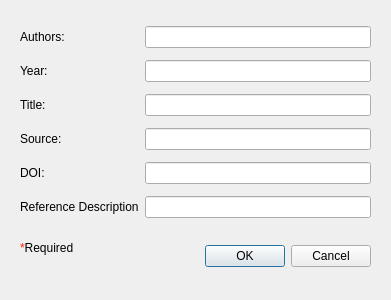
<?xml version="1.0" encoding="UTF-8"?>
<ui version="4.0">
 <class>CreateSource_Dialog</class>
 <widget class="QDialog" name="CreateSource_Dialog">
  <property name="geometry">
   <rect>
    <x>0</x>
    <y>0</y>
    <width>391</width>
    <height>300</height>
   </rect>
  </property>
  <property name="windowTitle">
   <string>New Source</string>
  </property>
  <widget class="QDialogButtonBox" name="ok_buttonBox">
   <property name="geometry">
    <rect>
     <x>30</x>
     <y>240</y>
     <width>341</width>
     <height>32</height>
    </rect>
   </property>
   <property name="orientation">
    <enum>Qt::Horizontal</enum>
   </property>
   <property name="standardButtons">
    <set>QDialogButtonBox::Cancel|QDialogButtonBox::Ok</set>
   </property>
  </widget>
  <widget class="QWidget" name="layoutWidget">
   <property name="geometry">
    <rect>
     <x>20</x>
     <y>20</y>
     <width>351</width>
     <height>204</height>
    </rect>
   </property>
   <layout class="QGridLayout" name="gridLayout">
    <item row="4" column="0">
     <widget class="QLabel" name="doi_label">
      <property name="text">
       <string>DOI:</string>
      </property>
     </widget>
    </item>
    <item row="2" column="0">
     <widget class="QLabel" name="title_label">
      <property name="text">
       <string>Title:</string>
      </property>
     </widget>
    </item>
    <item row="0" column="0">
     <widget class="QLabel" name="authors_label">
      <property name="text">
       <string>Authors:</string>
      </property>
     </widget>
    </item>
    <item row="1" column="0">
     <widget class="QLabel" name="year_label">
      <property name="text">
       <string>Year:</string>
      </property>
     </widget>
    </item>
    <item row="1" column="1">
     <widget class="QLineEdit" name="year_lineEdit"/>
    </item>
    <item row="5" column="1">
     <widget class="QLineEdit" name="description_lineEdit"/>
    </item>
    <item row="3" column="0">
     <widget class="QLabel" name="source_label">
      <property name="text">
       <string>Source:</string>
      </property>
     </widget>
    </item>
    <item row="0" column="1">
     <widget class="QLineEdit" name="authors_lineEdit"/>
    </item>
    <item row="4" column="1">
     <widget class="QLineEdit" name="doi_lineEdit"/>
    </item>
    <item row="3" column="1">
     <widget class="QLineEdit" name="source_lineEdit">
      <property name="text">
       <string/>
      </property>
     </widget>
    </item>
    <item row="5" column="0">
     <widget class="QLabel" name="description_label">
      <property name="text">
       <string>&lt;html&gt;&lt;head/&gt;&lt;body&gt;&lt;p&gt;Reference Description&lt;/p&gt;&lt;/body&gt;&lt;/html&gt;</string>
      </property>
     </widget>
    </item>
    <item row="2" column="1">
     <widget class="QLineEdit" name="title_lineEdit">
      <property name="text">
       <string/>
      </property>
     </widget>
    </item>
   </layout>
  </widget>
  <widget class="QLabel" name="required_label">
   <property name="geometry">
    <rect>
     <x>20</x>
     <y>240</y>
     <width>92</width>
     <height>16</height>
    </rect>
   </property>
   <property name="text">
    <string>&lt;html&gt;&lt;head/&gt;&lt;body&gt;&lt;p&gt;&lt;span style=&quot; color:#ff2600;&quot;&gt;*&lt;/span&gt;Required&lt;/p&gt;&lt;/body&gt;&lt;/html&gt;</string>
   </property>
  </widget>
 </widget>
 <tabstops>
  <tabstop>authors_lineEdit</tabstop>
  <tabstop>year_lineEdit</tabstop>
  <tabstop>title_lineEdit</tabstop>
  <tabstop>source_lineEdit</tabstop>
  <tabstop>doi_lineEdit</tabstop>
  <tabstop>description_lineEdit</tabstop>
 </tabstops>
 <resources/>
 <connections>
  <connection>
   <sender>ok_buttonBox</sender>
   <signal>accepted()</signal>
   <receiver>CreateSource_Dialog</receiver>
   <slot>accept()</slot>
   <hints>
    <hint type="sourcelabel">
     <x>248</x>
     <y>254</y>
    </hint>
    <hint type="destinationlabel">
     <x>157</x>
     <y>274</y>
    </hint>
   </hints>
  </connection>
  <connection>
   <sender>ok_buttonBox</sender>
   <signal>rejected()</signal>
   <receiver>CreateSource_Dialog</receiver>
   <slot>reject()</slot>
   <hints>
    <hint type="sourcelabel">
     <x>316</x>
     <y>260</y>
    </hint>
    <hint type="destinationlabel">
     <x>286</x>
     <y>274</y>
    </hint>
   </hints>
  </connection>
 </connections>
</ui>
